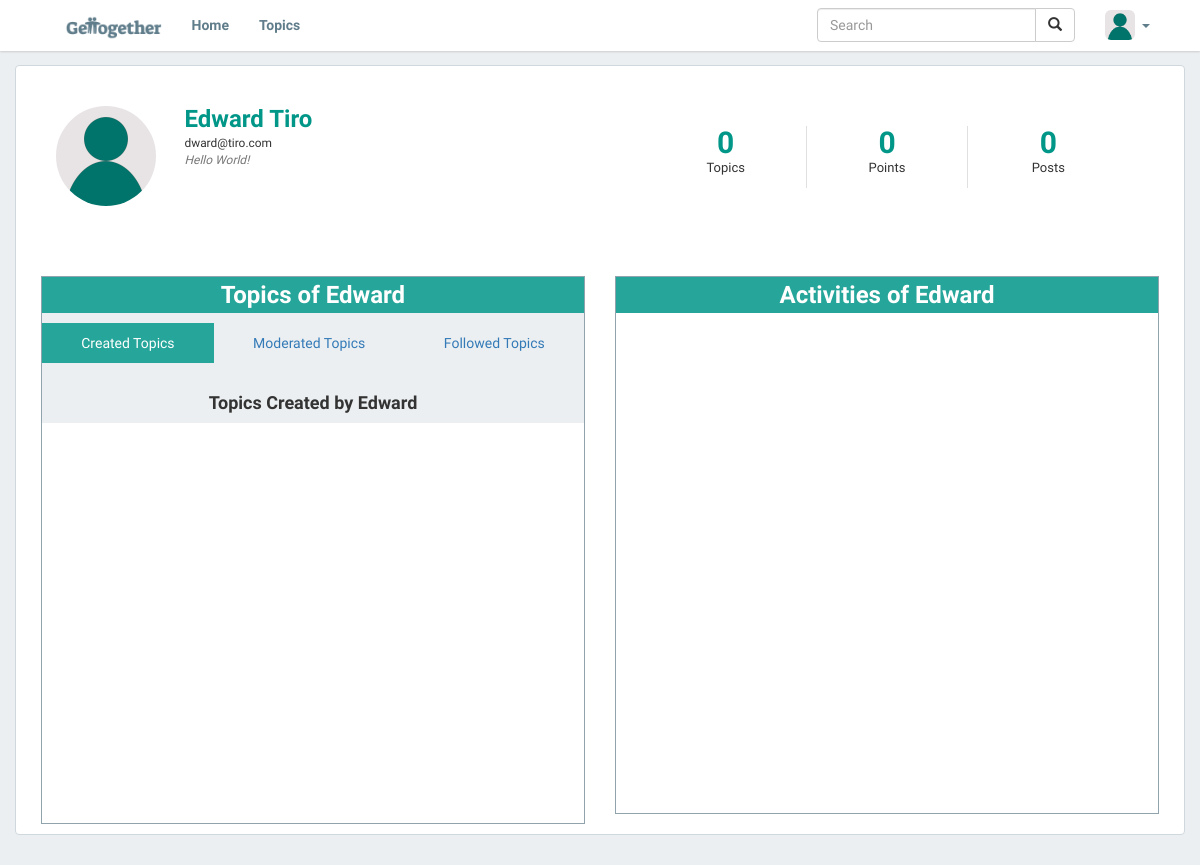
/index.php/user/profile/6, run on the app's committed database.
### tables this page shows
CREATE TABLE `tbl_users` (
  `user_id` int(11) NOT NULL,
  `email` varchar(45) NOT NULL,
  `password` varchar(64) NOT NULL,
  `first_name` varchar(25) NOT NULL,
  `last_name` varchar(25) NOT NULL,
  `birthdate` date DEFAULT NULL,
  `role_id` int(11) DEFAULT NULL,
  `is_enabled` int(1) NOT NULL,
  `is_online` binary(1) DEFAULT NULL,
  `profile_url` varchar(100) DEFAULT NULL,
  `session_id` varchar(45) DEFAULT NULL,
  `description` varchar(75) DEFAULT NULL
);

### application/controllers/user.php (called while the page is built, shortened)
<?php
class User extends CI_Controller {
    public function profile() {
        $user_id = $this->uri->segment(3);
        if ($user_id) {
            $this->load->model("user_model", "users");
            $data['user'] = $this->users->get_user(true, true, array('user_id' => $user_id));
            $this->load->view('pages/user_page', $data);
        } else {
            $this->load->view('errors/error_404');
        }
    }
}

### index.php (called while the page is built, shortened)
<?php
require_once BASEPATH.'core/CodeIgniter.php';

### application/models/user_model.php (called while the page is built, shortened)
<?php
class User_model extends CI_Model {
    public function get_user($load_topics, $load_activities, $fields = array()) {
        $query = $this->db->get_where('tbl_users', $fields);
        $user = $query->row();
        if ($user) {
            if ($load_topics) {
                $user->topics = $this->topics->get_user_topics($user->user_id);
                $user->followed_topics = $this->topics->get_followed_topics($user->user_id);
                $user->moderated_topics = $this->topics->get_moderated_topics($user->user_id);
            }
            if ($load_activities) {
                $logged_user = $_SESSION['logged_user'];
                $user->activities = $this->posts->get_user_activities($user->user_id, $logged_user->user_id);
                $user->post_count = $this->posts->get_post_count($user->user_id);
                $user->vote_points = $this->posts->get_vote_points($user->user_id);
            }
        }
        return $user;
    }
    public function get_topic_followers($topic_id) {
        $this->db->select('*');
        $this->db->from('tbl_users');
        $this->db->join('tbl_topic_follower', 'tbl_topic_follower.user_id = tbl_users.user_id');
        $this->db->where(array('tbl_topic_follower.topic_id' => $topic_id));
        $query = $this->db->order_by('tbl_users.first_name', 'ASC')->get();
        return $query->result();
    }
}

### application/models/topic_model.php (called while the page is built, shortened)
<?php
class Topic_model extends CI_Model {
    public function get_user_topics($user_id) {
        $topics = $this->db->order_by('topic_name', 'ASC')->get_where('tbl_topics', array('creator_id' => $user_id, 'is_cancelled' => 0))->result();
        return $topics;
    }
    public function get_followed_topics($user_id) {
        $this->db->select('*');
        $this->db->from('tbl_topics');
        $this->db->join('tbl_topic_follower', 'tbl_topic_follower.topic_id = tbl_topics.topic_id');
        $this->db->where(array('tbl_topic_follower.user_id' => $user_id, 'tbl_topics.is_cancelled' => 0));
        $topics = $this->db->order_by('tbl_topics.topic_name', 'ASC')->get()->result();
        return $topics;
    }
    public function get_moderated_topics($user_id) {
        $this->db->select('*');
        $this->db->from('tbl_topics t');
        $this->db->join('tbl_topic_moderator tm', 'tm.topic_id = t.topic_id');
        $this->db->where(array('tm.user_id' => $user_id, 't.is_cancelled' => 0));
        $topics = $this->db->order_by('t.topic_name', 'ASC')->get()->result();
        return $topics;
    }
}

### application/models/post_model.php (called while the page is built, shortened)
<?php
class Post_model extends CI_Model {
    public function get_user_activities($user_id, $logged_user_id) {
        $this->db->select('p.post_id, p.post_title, p.post_content, p.date_posted, p.root_id, p.parent_id, t.topic_id, t.topic_name, u1.user_id, '
                . 'u1.first_name, u1.last_name, u1.profile_url');
        $this->db->from('tbl_posts as p');
        $this->db->join('tbl_users as u1', 'p.user_id = u1.user_id');
        $this->db->join('tbl_topics as t', 'p.topic_id = t.topic_id');
        $this->db->join('tbl_topic_follower as tf', 'tf.topic_id = t.topic_id');
        $this->db->join('tbl_users as u2', 'tf.user_id = u2.user_id');
        $this->db->where('u1.user_id =', $user_id);
        $this->db->where('u2.user_id =', $logged_user_id);
        $this->db->where('t.is_cancelled =', '0');
        $this->db->order_by('p.date_posted', 'DESC');
        $user_activities = $this->db->get()->result();
        return $user_activities;
    }
    public function get_post_count($user_id) {
        $this->db->select('COUNT(*) as post_count');
        $this->db->from('tbl_posts');
        $this->db->where(array('user_id' => $user_id, 'is_deleted' => '0'));
        $count = $this->db->get()->row();
        if ($count) {
            return $count->post_count;
        } else {
            return 0;
        }
    }
    public function get_vote_points($user_id) {
        $this->db->select('SUM(pv.vote_type) as vote_points');
        $this->db->from('tbl_post_vote as pv');
        $this->db->join('tbl_posts as p', 'p.post_id = pv.post_id');
        $this->db->where('p.user_id = ', $user_id);
        $count = $this->db->get()->row();
        if ($count->vote_points > 0) {
            return $count->vote_points;
        } else {
            return 0;
        }
    }
}

### application/views/pages/user_page.php (the view, shortened to what this page needs)
<?php
include(APPPATH . 'views/header.php');
?>
<body>
    <?php
    include(APPPATH . 'views/navigation_bar.php');
    ?>
    <div class = "container page">
        <div class = "row">
            <div class = "col-md-12 content-container" style = "padding-top: 20px;">
                <div class = "col-md-6">
                    <div class = "col-md-12" style = "height: 160px;">
                        <div class = "user-profile-info">
                            <div class = "col-xs-3 no-padding" style = "margin-top: 20px;">
                                <img class = "pull-left img-circle user-profile-img" src = "<?php echo $user->profile_url ? base_url($user->profile_url) : base_url('images/default.jpg'); ?>" width = "100px" height = "100px"/>
                            </div>
                            <div class = "col-xs-6 no-padding no-margin">
                                <h3 class = "no-padding text-info" style = "margin-bottom: 0px;"><strong><?php echo $user->first_name . " " . $user->last_name ?></strong></h3>
                                <small class = "no-padding no-margin"><?php echo $user->email ?></small>
                                <p class = "wrap text-muted" style = "font-size: 12px;"><i><?php echo $user->description ? $user->description : 'Hello World!'; ?></i></p>
                            </div>
                        </div>
                    </div>
                    <div class = "col-md-12 user-topic-container">
                        <h3 class = "text-info text-center user-topic-header"><strong>Topics of <?php echo $user->first_name ?></strong></h3>
                        <ul class="nav nav-pills nav-justified">
                            <li class="active"><a data-toggle="pill" href="#user-topic-created">Created Topics</a></li>
                            <li><a data-toggle="pill" href="#user-topic-moderated">Moderated Topics</a></li>
                            <li><a data-toggle="pill" href="#user-topic-followed">Followed Topics</a></li>
                        </ul>
                        <br>
                        <div class="tab-content">
                            <div id="user-topic-created" class="tab-pane fade in active">
                                <div class = "col-sm-12 no-padding">
                                    <div class = "user-header">
                                        <h4 class = "text-center"><strong>Topics Created by <?php echo $user->first_name; ?></strong></h4>
                                    </div>
                                    <div class = "user-topic-div">
                                    </div>
                                </div>
                            </div>
                        </div>
                    </div>
                </div>
                <div class = "col-md-6">
                    <div class = "col-md-12" style = "padding: 40px 30px; height: 160px;">
                        <div class = "col-sm-4 no-left-right-pad">
                            <div class = "col-xs-12 text-center no-left-right-pad">
                                <h2 class = "text-info no-margin"><strong><?php echo count($user->topics); ?></strong></h2>
                                <p>Topics</p>
                            </div>
                        </div>
                        <div class = "col-sm-4 no-left-right-pad"style = "border-right: 1px solid #E0E0E0; border-left: 1px solid #E0E0E0;">
                            <div class = "col-xs-12 text-center no-left-right-pad">
                                <h2 class = "text-info no-margin"><strong><?php echo $user->vote_points; ?></strong></h2>
                                <p>Points</p>
                            </div>
                        </div>
                        <div class = "col-sm-4 no-left-right-pad">
                            <div class = "col-xs-12 text-center no-left-right-pad">
                                <h2 class = "text-info no-margin"><strong><?php echo $user->post_count; ?></strong></h2>
                                <p>Posts</p>
                            </div>
                        </div>
                    </div>
                    <div class = "col-md-12 user-topic-container">
                        <h3 class = "text-info text-center user-activities-header"><strong>Activities of <?php echo $user->first_name; ?></strong></h3>
                        <div class = "col-sm-12 user-activities-div">
                        </div>
                    </div>
                </div>
            </div>
        </div>
    </div>

### css/style.css (style rules this page uses)
body { background-color: #ECEFF1; font-family: 'Muli', 'Cabin', sans-serif; }
.page { margin-top: 65px; margin-bottom: 50px; }
.content-container { background-color: white; margin-bottom: 2px; border-radius: 4px; padding: 10px; border: 1px solid #CFD8DC; }
.user-profile-img { margin-right: 15px; }
.user-topic-div { height: 400px; background-color: white; overflow-y: auto; }
.user-topic-header { background-color: #26A69A; color: white; margin-top: 0px; padding: 5px; }
.user-topic-container { background-color: #ECEFF1; padding: 0px; margin-top: 30px; border: 1px solid #90A4AE; }
.user-activities-div { height: 500px; background-color: white; margin-top: 0px; overflow-y: auto; padding: 10px; }
.user-activities-header { background-color: #26A69A; color: white; margin-top: 0px; margin-bottom: 0px; padding: 5px; }
.no-margin { margin: 0px; }
.no-padding { padding: 0px; }
.no-left-right-pad { padding-left: 0px; padding-right: 0px; }
p { font-size: 13px; }
.wrap { word-wrap: break-word; white-space: normal; }

### data on the page
tbl_users: first_name "Edward", last_name "Tiro", email "dward@tiro.com"

### other printed values
count($user->topics) "0"
$user->vote_points "0"
$user->post_count "0"
